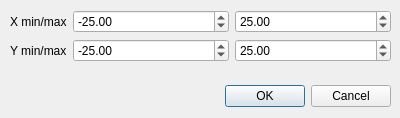
<?xml version="1.0" encoding="UTF-8"?>
<ui version="4.0">
 <class>CropDialog</class>
 <widget class="QDialog" name="CropDialog">
  <property name="geometry">
   <rect>
    <x>0</x>
    <y>0</y>
    <width>400</width>
    <height>118</height>
   </rect>
  </property>
  <property name="windowTitle">
   <string>Crop Dataset</string>
  </property>
  <widget class="QDialogButtonBox" name="buttonBox">
   <property name="geometry">
    <rect>
     <x>50</x>
     <y>80</y>
     <width>341</width>
     <height>32</height>
    </rect>
   </property>
   <property name="orientation">
    <enum>Qt::Horizontal</enum>
   </property>
   <property name="standardButtons">
    <set>QDialogButtonBox::Cancel|QDialogButtonBox::Ok</set>
   </property>
  </widget>
  <widget class="QWidget" name="formLayoutWidget">
   <property name="geometry">
    <rect>
     <x>10</x>
     <y>10</y>
     <width>381</width>
     <height>61</height>
    </rect>
   </property>
   <layout class="QFormLayout" name="formLayout">
    <item row="0" column="1">
     <layout class="QHBoxLayout" name="horizontalLayout">
      <item>
       <widget class="QDoubleSpinBox" name="xMinDoubleSpinBox">
        <property name="minimum">
         <double>-99.989999999999995</double>
        </property>
        <property name="value">
         <double>-25.000000000000000</double>
        </property>
       </widget>
      </item>
      <item>
       <widget class="QDoubleSpinBox" name="xMaxDoubleSpinBox">
        <property name="minimum">
         <double>-100.000000000000000</double>
        </property>
        <property name="value">
         <double>25.000000000000000</double>
        </property>
       </widget>
      </item>
     </layout>
    </item>
    <item row="0" column="0">
     <widget class="QLabel" name="label">
      <property name="text">
       <string>X min/max</string>
      </property>
     </widget>
    </item>
    <item row="1" column="0">
     <widget class="QLabel" name="label_2">
      <property name="text">
       <string>Y min/max</string>
      </property>
     </widget>
    </item>
    <item row="1" column="1">
     <layout class="QHBoxLayout" name="horizontalLayout_2">
      <item>
       <widget class="QDoubleSpinBox" name="yMinDoubleSpinBox">
        <property name="minimum">
         <double>-99.989999999999995</double>
        </property>
        <property name="value">
         <double>-25.000000000000000</double>
        </property>
       </widget>
      </item>
      <item>
       <widget class="QDoubleSpinBox" name="yMaxDoubleSpinBox">
        <property name="minimum">
         <double>-99.989999999999995</double>
        </property>
        <property name="value">
         <double>25.000000000000000</double>
        </property>
       </widget>
      </item>
     </layout>
    </item>
   </layout>
  </widget>
 </widget>
 <resources/>
 <connections>
  <connection>
   <sender>buttonBox</sender>
   <signal>accepted()</signal>
   <receiver>CropDialog</receiver>
   <slot>accept()</slot>
   <hints>
    <hint type="sourcelabel">
     <x>248</x>
     <y>254</y>
    </hint>
    <hint type="destinationlabel">
     <x>157</x>
     <y>274</y>
    </hint>
   </hints>
  </connection>
  <connection>
   <sender>buttonBox</sender>
   <signal>rejected()</signal>
   <receiver>CropDialog</receiver>
   <slot>reject()</slot>
   <hints>
    <hint type="sourcelabel">
     <x>316</x>
     <y>260</y>
    </hint>
    <hint type="destinationlabel">
     <x>286</x>
     <y>274</y>
    </hint>
   </hints>
  </connection>
 </connections>
</ui>
